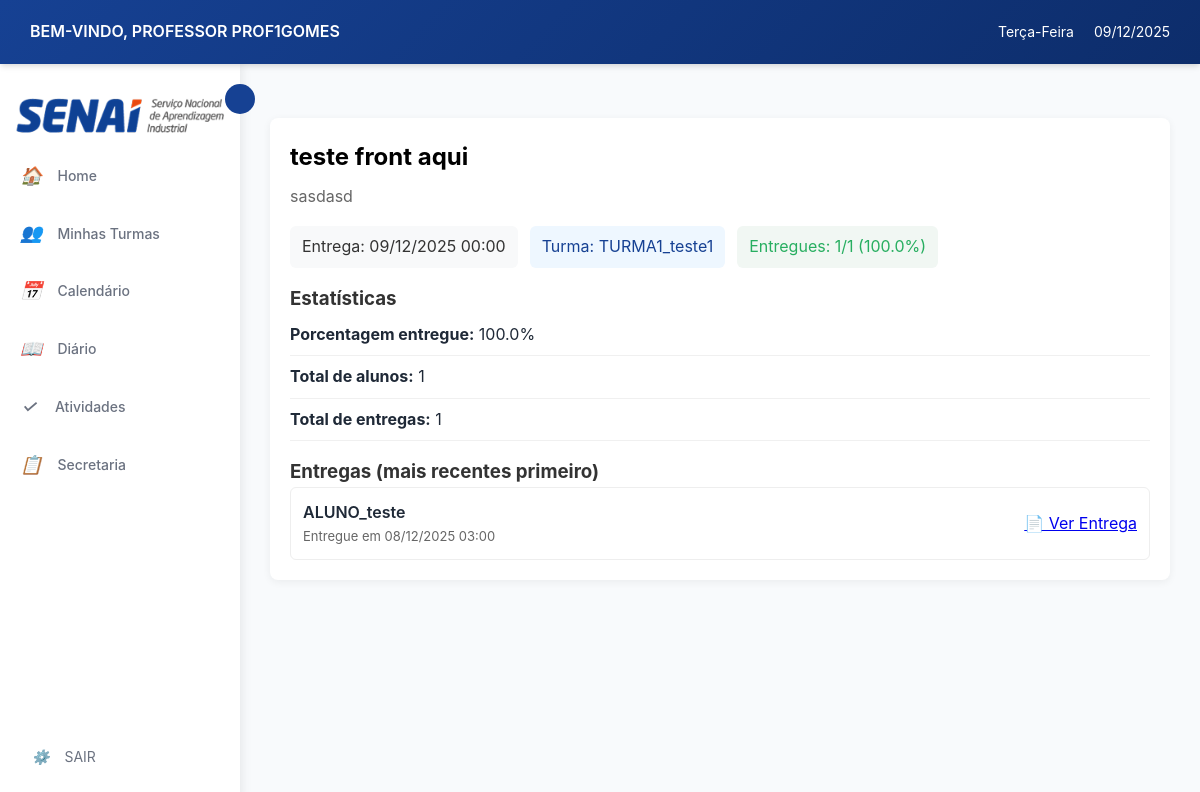
Screenshot of /professor/turma/1/atividades/11/ (signed in) with the database file from the repository.
### login/models.py (models this page shows, shortened)
class Usuario(AbstractUser):
    TIPO_USUARIO = [
        ('aluno', 'Aluno'),
        ('professor', 'Professor'),
        ('secretaria', 'Secretaria'),
    ]
    usuario_id = models.AutoField(primary_key=True)
    nome = models.CharField('Nome', max_length=100, blank=True, null=True)
    sobrenome = models.CharField('Sobrenome', max_length=100, blank=True, null=True)
    email = models.EmailField('E-mail', unique=True, default=None)
    data_nascimento = models.DateField('Data de Nascimento', blank=True, null=True)
    contato = models.CharField(max_length=20, unique=True, blank=True, null=True)
    cpf = models.CharField(max_length=14, unique=True, blank=True, null=True)
    endereco = models.TextField('Endereço', blank=True, null=True)
    tipo = models.CharField(max_length=10, choices=TIPO_USUARIO)
    USERNAME_FIELD = 'email'
    REQUIRED_FIELDS = ['nome','sobrenome','cpf', 'tipo', 'username']
    class Meta:
        db_table = 'Usuario'

### atividades/models.py (models this page shows)
class Atividade(models.Model):
    TIPO_ARQUIVO = [
        ('pdf', 'PDF'),
        ('doc', 'DOC'),
        ('docx', 'DOCX'),
        ('imagem', 'Imagem'),
        ('outro', 'Outro'),
    ]
    atividade_id = models.AutoField(primary_key=True)
    turma = models.ForeignKey('cursos.Turma', on_delete=models.CASCADE)
    tipo = models.ForeignKey(TipoAtividade, on_delete=models.SET_NULL, null=True, blank=True) # Novo campo
    titulo = models.CharField(max_length=200)
    descricao = models.TextField(blank=True, null=True)
    tipo_material = models.CharField(max_length=10, choices=TIPO_ARQUIVO, blank=True, null=True)
    url_material = models.URLField(blank=True, null=True)
    arquivo = models.FileField(upload_to='atividades_files/', blank=True, null=True)
    data_entrega = models.DateTimeField(blank=True, null=True)
    class Meta:
        db_table = 'Atividades'

class AtividadeEntregue(models.Model):
    atividade_entregue_id = models.AutoField(primary_key=True)
    atividade = models.ForeignKey(Atividade, on_delete=models.CASCADE)
    matricula = models.ForeignKey('cursos.Matricula', on_delete=models.CASCADE)
    texto = models.TextField(blank=True, null=True)
    tipo_arquivo = models.CharField(max_length=10, choices=Atividade.TIPO_ARQUIVO, blank=True, null=True)
    url_arquivo = models.URLField(blank=True, null=True)
    data_entrega = models.DateTimeField(auto_now_add=True)
    nota = models.DecimalField(max_digits=5, decimal_places=2, blank=True, null=True)
    class Meta:
        db_table = 'AtividadesEntregues'
        unique_together = ['atividade', 'matricula']

### cursos/models.py (models this page shows, shortened)
class Turma(models.Model):
    TIPO_AULA = [
        ('presencial', 'Presencial'),
        ('semi', 'Semi-presencial'),
        ('ead', 'EAD'),
    ]
    turma_id = models.AutoField(primary_key=True)
    nome = models.CharField(max_length=100, null=True, blank=True)
    curso = models.ForeignKey(Curso, on_delete=models.CASCADE)
    professor = models.ForeignKey('login.professor', on_delete=models.SET_NULL,  # Ou models.SET_DEFAULT
        null=True,                  # Permite NULL
        blank=True,
        default=None)
    data_inicio = models.DateField()
    data_fim = models.DateField( null=True, blank=True)
    dias_semana = models.CharField(max_length=50)
    entrada_horas = models.CharField(max_length=100, null=True, blank=True)
    saida_horas = models.CharField(max_length=100, null=True, blank=True)
    tipo = models.CharField(max_length=10, choices=TIPO_AULA)
    status = models.BooleanField(default=True)
    class Meta:
        db_table = 'Turma'

### professor/views.py (the view)
# urls.py: path('turma/<int:turma_id>/atividades/<int:atividade_id>/', views.atividade_detalhe, name='atividade_detalhe'),
@login_required
@professor_required
def atividade_detalhe(request, turma_id, atividade_id):
    professor = Professor.objects.get(usuario=request.user)
    turma = get_object_or_404(Turma, turma_id=turma_id, professor=professor)
    atividade = get_object_or_404(Atividade, pk=atividade_id, turma=turma)
    entregues = AtividadeEntregue.objects.filter(atividade=atividade).select_related('matricula__aluno__usuario').order_by('-data_entrega')
    total_alunos = Matricula.objects.filter(turma=turma).count()
    total_entregues = entregues.count()
    porcentagem = (total_entregues / total_alunos * 100) if total_alunos > 0 else 0
    entregas_info = []
    for e in entregues:
        aluno = getattr(e.matricula, 'aluno', None)
        usuario = getattr(aluno, 'usuario', None)
        nome_aluno = usuario.nome if usuario else str(aluno)
        entregas_info.append({
            'entrega_id': e.pk,
            'aluno_nome': nome_aluno,
            'data_entrega': e.data_entrega,
            'nota': e.nota,
            'texto': e.texto,
            'url_arquivo': e.url_arquivo,
        })
    context = {
        'turma': turma,
        'atividade': atividade,
        'total_alunos': total_alunos,
        'total_entregues': total_entregues,
        'porcentagem': round(porcentagem, 2),
        'entregas_info': entregas_info,
    }
    return render(request, 'Professor/atividade_detalhe.html', context)

### professor/templates/professor/atividade_detalhe.html (shortened to what this page needs)
{% extends 'professor/base.html' %}
{% load static %}
{% block content %}
<div style="max-width:980px; margin: 1.5rem auto;">
    <div style="background:white; padding:20px; border-radius:8px; box-shadow:0 2px 8px rgba(0,0,0,0.06);">
        <h2 style="margin:0 0 8px 0; color:#000000; word-wrap: break-word; overflow-wrap: break-word;">{{ atividade.titulo }}</h2>
        <p style="color:#666; margin:0 0 16px 0; word-wrap: break-word; overflow-wrap: break-word;">{{ atividade.descricao }}</p>
        <div style="display:flex; gap:12px; align-items:center; margin-bottom:16px;">
            <div style="padding:8px 12px; background:#f8f9fa; border-radius:6px; color:#333;">Entrega: {{ atividade.data_entrega|date:"d/m/Y H:i" }}</div>
            <div style="padding:8px 12px; background:#eef7ff; border-radius:6px; color:#164193;">Turma: {{ turma.nome }}</div>
            <div style="padding:8px 12px; background:#f1f7f3; border-radius:6px; color:#27ae60;">Entregues: {{ total_entregues }}/{{ total_alunos }} ({{ porcentagem }}%)</div>
        </div>
        <h3 style="margin-top:0; color:#333;">Estatísticas</h3>
        <ul style="list-style:none; padding:0; margin:0 0 16px 0;">
            <li style="padding:8px 0; border-bottom:1px solid #f0f0f0;"><strong>Porcentagem entregue:</strong> {{ porcentagem }}%</li>
            <li style="padding:8px 0; border-bottom:1px solid #f0f0f0;"><strong>Total de alunos:</strong> {{ total_alunos }}</li>
            <li style="padding:8px 0; border-bottom:1px solid #f0f0f0;"><strong>Total de entregas:</strong> {{ total_entregues }}</li>
        </ul>
        <h3 style="color:#333;">Entregas (mais recentes primeiro)</h3>
        {% if entregas_info %}
        <div style="display:flex; flex-direction:column; gap:8px;">
            {% for e in entregas_info %}
            <div style="padding:12px; background:#fff; border-radius:6px; border:1px solid #eee; display:flex; justify-content:space-between; align-items:center;">
                <div>
                    <div style="font-weight:600;">{{ e.aluno_nome }}</div>
                    <div style="font-size:13px; color:#666;">Entregue em {{ e.data_entrega|date:"d/m/Y H:i" }}</div>
                </div>
                <div style="text-align:right;">
                    <a href="{% url 'professor:atividade_entrega_detalhe' turma.turma_id atividade.atividade_id e.entrega_id %}">
                        📄 Ver Entrega
                    </a>
                </div>
            </div>
            {% endfor %}
        </div>
        {% else %}
        <div style="padding:12px; background:#fff; border-radius:6px; border:1px solid #eee; color:#6c757d;">Nenhuma entrega encontrada.</div>
        {% endif %}
    </div>
</div>
{% endblock %}

### professor/templates/professor/base.html (shortened to what this page needs)
{% load static %}
<!DOCTYPE html>
<html lang="pt-br">
<head>
    <link rel="stylesheet" href="{% static 'professor/css/style.css' %}">
</head>
<body>
    <header class="header">
        <div class="header-left">
            <span class="welcome-text">BEM-VINDO, PROFESSOR {{ user.get_full_name|default:user.username|upper }}</span>
        </div>
        <div class="header-right">
            <span class="weekday" id="currentWeekday"></span>
            <span class="date" id="currentDate"></span>
        </div>
    </header>
    <main class="main-container">
        <aside class="sidebar" id="sidebar">
            <img src="{% static 'professor/img/senai_logo.png' %}" alt="SENAI" id="senai-logo-sidebar">
            <button class="sidebar-toggle" id="sidebarToggle"></button>
            <ul class="sidebar-menu">
                <li>
                    <a href="{% url 'professor:home' %}">
                        <i>🏠</i>
                        <span>Home</span>
                    </a>
                </li>
                <li>
                    <a href="{% url 'professor:listar_cursos' %}">
                        <i>👥</i>
                        <span>Minhas Turmas</span>
                    </a>
                </li>
                <li>
                    <a href="{% url 'professor:calendario' %}">
                        <i>📅</i>
                        <span>Calendário</span>
                    </a>
                </li>
                <li>
                    <a href="{% url 'diario:lista_turmas_diario' %}">
                        <i>📖</i>
                        <span>Diário</span>
                    </a>
                </li>
                <li>
                    <a href="{% url 'atividades:home' %}">
                        <i>✓</i>
                        <span>Atividades</span>
                    </a>
                </li>
                <li>
                    <a href="{% url 'solicitacao:solicitacaoList' %}">
                        <i>📋</i>
                        <span>Secretaria</span>
                    </a>
                </li>
            </ul>
            <div class="sidebar-footer">
                <a href="{% url 'logout' %}">
                    <i>⚙️</i>
                    <span>SAIR</span>
                </a>
            </div>
        </aside>
        <div class="content-area">
            {% block content %}
            {% endblock %}
        </div>
    </main>
</body>
</html>

### professor/static/professor/css/style.css (style rules this page uses)
:root { --azul-principal: #164193; --azul-escuro: #0d2d6b; --azul-claro: #3D7AFF; --azul-suave: #E8EFFD; --azul: #164193; --laranja: #E7490F; --laranja-claro: #ff6b35; --cinza-escuro: #1F2937; --cinza-medio: #6B7280; --cinza-claro: #9CA3AF; --cinza-borda: #E5E7EB; --bg-claro: #F8FAFC; --branco: #FFFFFF; --verde: #27ae60; --vermelho: #e74c3c; --amarelo: #f39c12; --sombra: 0 4px 6px -1px rgba(0, 0, 0, 0.1), 0 2px 4px -1px rgba(0, 0, 0, 0.06); --sombra-hover: 0 20px 25px -5px rgba(0, 0, 0, 0.1), 0 10px 10px -5px rgba(0, 0, 0, 0.04); }
* { margin: 0; padding: 0; box-sizing: border-box; }
body { font-family: 'Inter', 'Segoe UI', sans-serif; background-color: var(--bg-claro); color: var(--cinza-escuro); line-height: 1.6; display: flex; flex-direction: column; min-height: 100vh; }
.header { display: flex; justify-content: space-between; align-items: center; background: linear-gradient(135deg, var(--azul-principal) 0%, var(--azul-escuro) 100%); color: var(--branco); padding: 12px 30px; box-shadow: var(--sombra); position: sticky; top: 0; z-index: 100; }
.header-left { display: flex; align-items: center; gap: 0px; }
.welcome-text { font-weight: 600; font-size: 16px; }
.header-right { display: flex; align-items: center; gap: 20px; }
.weekday, .date { font-size: 14px; }
.main-container { display: flex; flex: 1; overflow: hidden; }
.sidebar { width: 240px; background-color: var(--branco); box-shadow: 2px 0 10px rgba(0, 0, 0, 0.08); display: flex; flex-direction: column; padding: 20px 0; position: relative; transition: width 0.3s ease; z-index: 90; }
.sidebar-toggle { position: absolute; right: -15px; top: 20px; background-color: var(--azul-principal); border: none; color: var(--branco); width: 30px; height: 30px; border-radius: 50%; cursor: pointer; display: flex; align-items: center; justify-content: center; font-size: 14px; transition: all 0.3s ease; z-index: 101; }
.sidebar-menu { list-style: none; padding: 0; margin-top: 0px; }
.sidebar-menu li { margin: 5px 0; }
.sidebar-menu a { display: flex; align-items: center; gap: 15px; padding: 12px 20px; color: var(--cinza-medio); text-decoration: none; transition: all 0.3s ease; font-size: 14px; font-weight: 500; }
.sidebar-menu a i { font-size: 18px; min-width: 20px; text-align: center; }
.sidebar-footer { margin-top: auto; padding: 0 20px; }
.sidebar-footer a { display: flex; align-items: center; gap: 15px; padding: 12px; color: var(--cinza-medio); text-decoration: none; transition: all 0.3s ease; font-size: 14px; border-radius: 8px; }
.content-area { flex: 1; padding: 30px; overflow-y: auto; background-color: var(--bg-claro); }

### rows the page displays
Usuario: get_full_name "PROF1GOMES"
Atividade: titulo "teste front aqui", descricao "sasdasd", data_entrega "09/12/2025 00:00"
Turma: nome "TURMA1_teste1"
Usuario: aluno_nome "ALUNO_teste"
AtividadeEntregue: data_entrega "08/12/2025 03:00"

### other values shown
{{ total_entregues }} "1"
{{ total_alunos }} "1"
{{ porcentagem }} "100.0"
